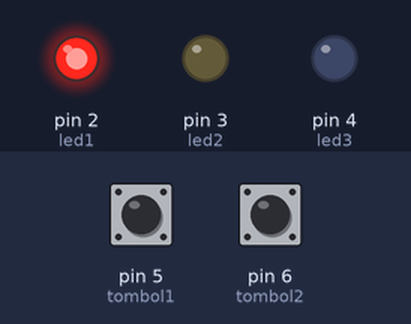
This sketch was run on a simulated Arduino Uno, built with avr-gcc and run on an emulated ATmega328P. Shown: output pins drawn as LEDs (lit = HIGH). The inputs (shaded band) are chosen by the test bench; at power-on: pin 5 (tombol1) HIGH, pin 6 (tombol2) HIGH.

Above: at 0.15 s.
At 1.35 s:
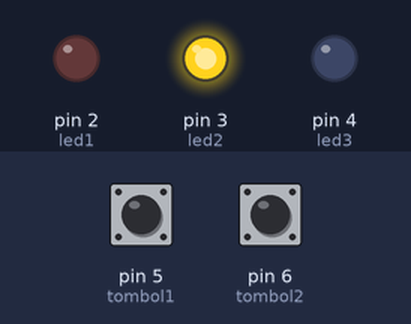
At 2.7 s:
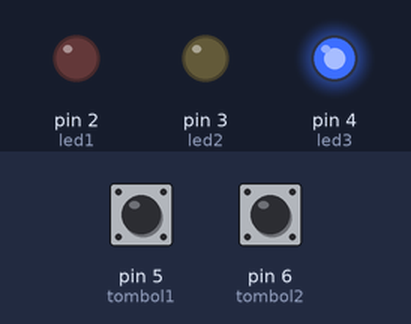
Timing chart, 0 to 4.1 s (numbered marks = the images above):
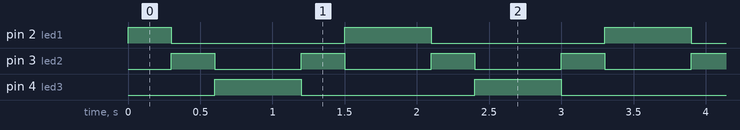

The sketch:

sketch.ino
```cpp
const int led1 = 2;
const int led2 = 3;
const int led3 = 4;


const int tombol1 = 5;
const int tombol2 = 6;


int statusTombol1 = 0;
int statusTombol2 = 0;

void setup() {

  pinMode(led1, OUTPUT);
  pinMode(led2, OUTPUT);
  pinMode(led3, OUTPUT);


  pinMode(tombol1, INPUT);
  pinMode(tombol2, INPUT);
}

void loop() {

  statusTombol1 = digitalRead(tombol1);
  statusTombol2 = digitalRead(tombol2);


  if (statusTombol1 == HIGH) {
    digitalWrite(led1, HIGH);
    delay(300);
    digitalWrite(led1, LOW);
    digitalWrite(led2, HIGH);
    delay(300);
    digitalWrite(led2, LOW);
    digitalWrite(led3, HIGH);
    delay(300);
    digitalWrite(led3, LOW);
  }


  if (statusTombol2 == HIGH) {
    digitalWrite(led3, HIGH);
    delay(300);
    digitalWrite(led3, LOW);
    digitalWrite(led2, HIGH);
    delay(300);
    digitalWrite(led2, LOW);
    digitalWrite(led1, HIGH);
    delay(300);
    digitalWrite(led1, LOW);
  }
}
```

Measured:
- by itself, pin 2 (led1): repeats every 1.8 s: LOW 1.2 s, HIGH 0.60 s
- by itself, pin 3 (led2): alternates HIGH for 0.30 s and LOW for 0.60 s
- by itself, pin 4 (led3): alternates HIGH for 0.60 s and LOW for 1.2 s
